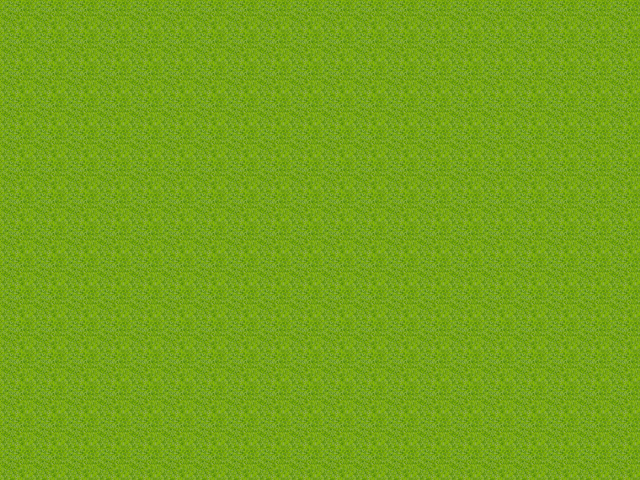

Rendered tile map (Tiled .tmx) drawn with the repository's tilesets; below, a short description and the map source with its tile grids summarised:
An orthogonal 20x15 tile map with 32x32 px tiles, 1 tile layer (Tile Layer 1).

<map version="1.0" orientation="orthogonal" width="20" height="15" tilewidth="32" tileheight="32">
 <tileset firstgid="1" name="Outdoor" tilewidth="32" tileheight="32">
  <image source="assets/tilesets/outdoor.png" width="1024" height="2048" />
 </tileset>
 <layer name="Tile Layer 1" width="20" height="15">
  <data>[300 cells, 300 non-empty, 1 distinct tile ids]</data>
 </layer>
</map>